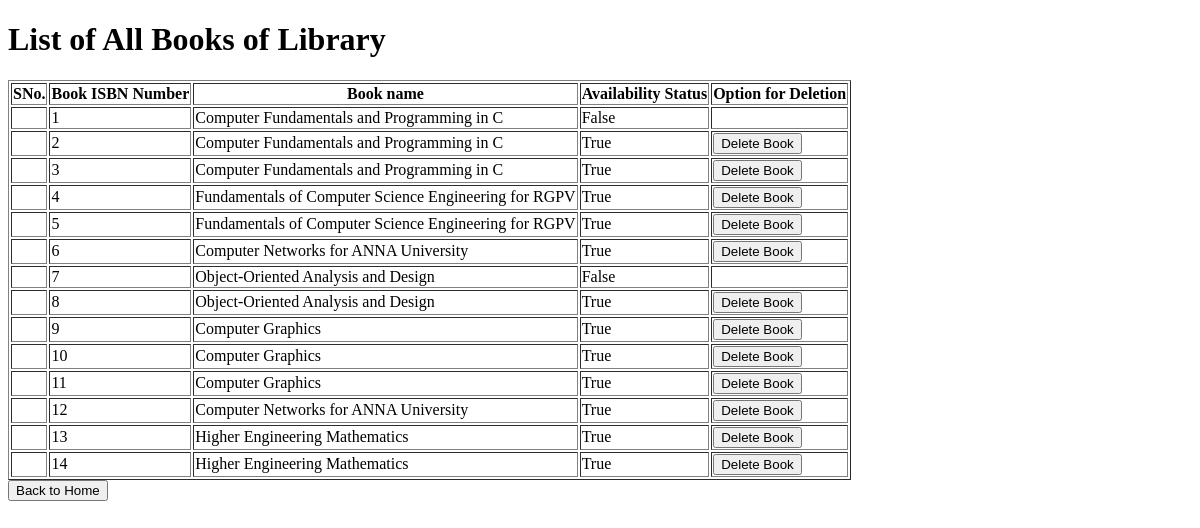
/librarian/1/display_books, run on an earlier commit of the app's database.
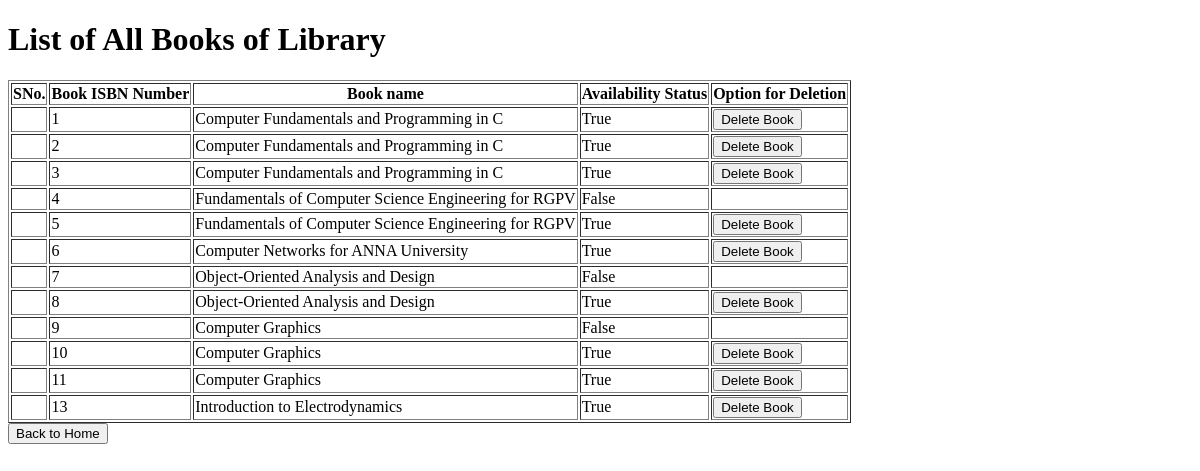
And on a later commit of the database.
### mainapp/models.py (models this page shows, shortened)
class BookDataBase(models.Model):
    Book = models.ForeignKey(Book, on_delete=models.CASCADE, related_name="Copies_of_book")
    BookIsbnNumber = models.IntegerField(unique=True)
    BookAvalibilityStatus = models.BooleanField(default=True)
    BookReserverdStatus = models.BooleanField(default=False)
    BookIssuedate = models.DateTimeField(null=True)
    BookDuedate = models.DateTimeField(null=True)
    Student = models.ForeignKey(student, on_delete=models.SET_NULL, related_name="Taken_Books", null=True, blank=True)
    Reserved_Stu = models.ForeignKey(student, on_delete=models.SET_NULL, related_name="Reserverd_Books", null=True, blank=True)

class Book(models.Model):
    Authors = models.ManyToManyField(Author, blank=True, related_name="Written_Books")
    bookName = models.CharField(max_length=100)
    publication = models.CharField(max_length=100)
    edition = models.IntegerField(blank=True)

### mainapp/views.py (the view)
# urls.py: path('librarian/<str:lib>/display_books', views.display_books, name="display_books"),
def display_books(request, lib):
    booklist = BookDataBase.objects.all()
    return render(request, "mainapp/display_books.html", {
        "lib":lib,
        "bl": booklist
    })

### mainapp/templates/mainapp/display_books.html (shortened to what this page needs)
<!DOCTYPE html>
<html lang="en">
<head>
</head>
<body>
    <div><h1>List of All Books of Library</h1></div>
    <table border="1">
        <tr>
            <th>SNo.</th>
            <th>Book ISBN Number</th>
            <th>Book name</th>
            <th>Availability Status</th>
            <th>Option for Deletion</th>
        </tr>
        {% for t in bl %}
        <tr>
            <td></td>
            <td>{{t.BookIsbnNumber}}</td>
            <td>{{t.Book.bookName}}</td>
            <td>{{t.BookAvalibilityStatus}}</td>
            {% if t.BookAvalibilityStatus %}
            <td><a href="{% url 'delete_bookcpy' lib=lib bId=t.id %}"><button>Delete Book</button></a></td>
            {% else %}
            <td></td>
            {% endif %}
        </tr>
        {% endfor %}
    </table>
    <div>
        <a href="{% url 'lib_home' lib %}"><button>Back to Home</button></a>
    </div>
</body>
</html>

What changed in the data, as far as the page shows it:
removed BookDataBase: BookIsbnNumber "12", Book.bookName "Computer Networks for ANNA University", BookAvalibilityStatus "True", shows "Delete Book"
removed BookDataBase: BookIsbnNumber "13", Book.bookName "Higher Engineering Mathematics", BookAvalibilityStatus "True", shows "Delete Book"
removed BookDataBase: BookIsbnNumber "14", Book.bookName "Higher Engineering Mathematics", BookAvalibilityStatus "True", shows "Delete Book"
changed BookDataBase (number 1 of 12 on the later page): BookAvalibilityStatus "False" → "True"; now shows "Delete Book"
changed BookDataBase (number 4 of 12 on the later page): BookAvalibilityStatus "True" → "False"; no longer shows "Delete Book"
changed BookDataBase (number 9 of 12 on the later page): BookAvalibilityStatus "True" → "False"; no longer shows "Delete Book"
added BookDataBase: BookIsbnNumber "13", Book.bookName "Introduction to Electrodynamics", BookAvalibilityStatus "True", shows "Delete Book"
